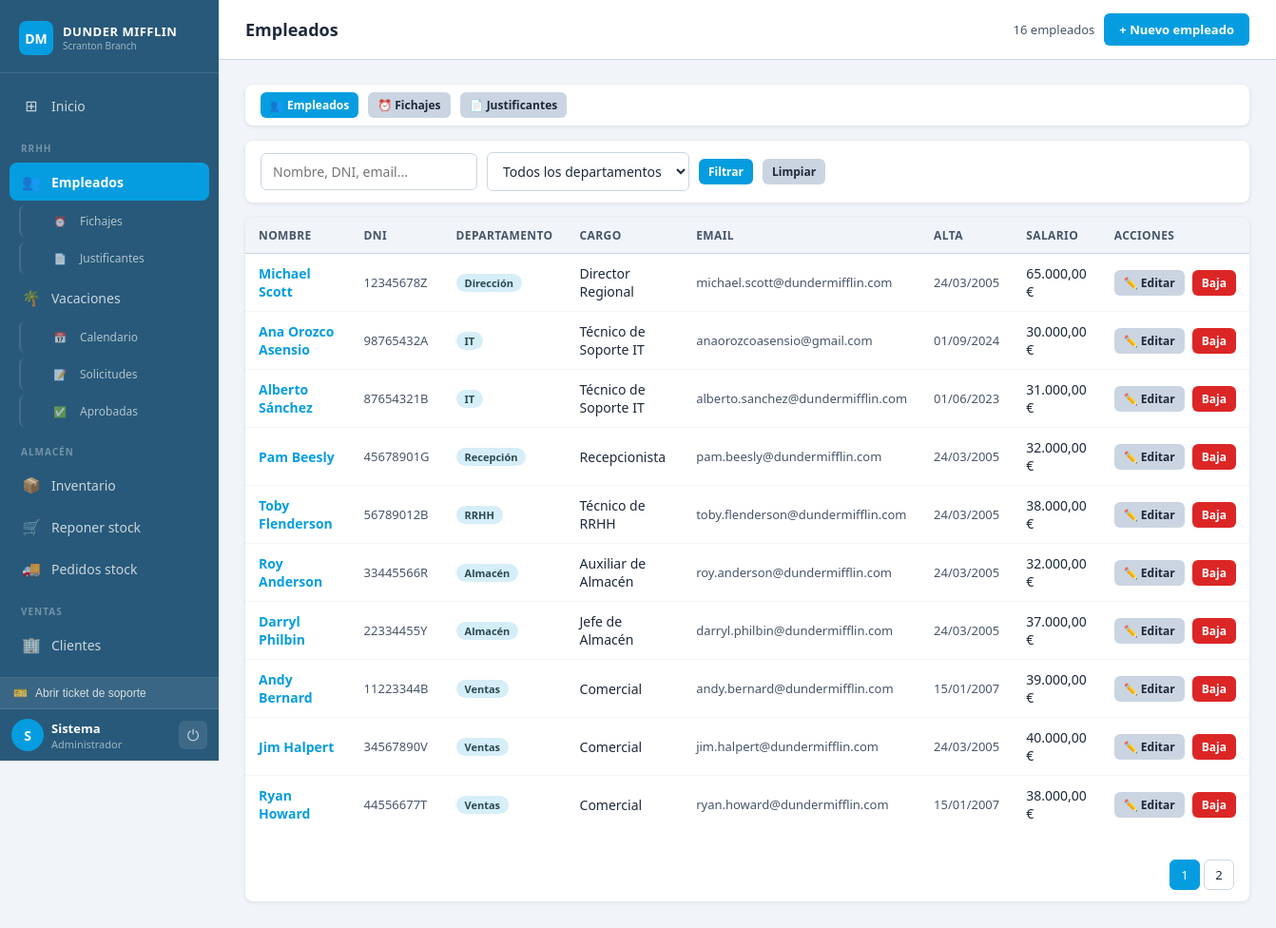
The page /pages/empleados.php (signed in) on the database its author committed.
### tables this page shows
CREATE TABLE `empleados` (
  `id` INT UNSIGNED AUTO_INCREMENT PRIMARY KEY,
  `id_usuario` INT UNSIGNED NOT NULL,
  `nombre` VARCHAR(80) NOT NULL,
  `apellidos` VARCHAR(100) NOT NULL,
  `dni` CHAR(9) NOT NULL UNIQUE,
  `email` VARCHAR(120) NOT NULL,
  `telefono` VARCHAR(20) DEFAULT NULL,
  `departamento` VARCHAR(60) NOT NULL,
  `cargo` VARCHAR(80) DEFAULT NULL,
  `fecha_alta` DATE NOT NULL,
  `salario` DECIMAL(10,2) DEFAULT 0.00,
  `activo` TINYINT(1) NOT NULL DEFAULT 1,
  `created_at` DATETIME NOT NULL DEFAULT CURRENT_TIMESTAMP,
  CONSTRAINT `fk_emp_usr` FOREIGN KEY (`id_usuario`) REFERENCES `usuarios`(`id`)
);

### includes/auth.php (called while the page is built, shortened)
<?php
function esAdmin(): bool   { return in_array($_SESSION['rol'] ?? '', ['admin','director','soporte']); }
function esRRHH(): bool    { return in_array($_SESSION['rol'] ?? '', ['admin','director','rrhh','soporte']); }
function esAlmacen(): bool { return in_array($_SESSION['rol'] ?? '', ['admin','director','almacen','soporte']); }
function esSoporte(): bool { return in_array($_SESSION['rol'] ?? '', ['admin','director','soporte']); }
function esVentas(): bool  { return in_array($_SESSION['rol'] ?? '', ['admin','director','empleado','soporte']); }
function nombreRol(string $rol): string {
    return match($rol) {
        'admin'    => 'Administrador',
        'director' => 'Director',
        'rrhh'     => 'Resp. RRHH',
        'almacen'  => 'Resp. Almacén',
        'soporte'  => 'Soporte IT',
        default    => 'Ventas'
    };
}

### pages/empleados.php (the view, shortened to what this page needs)
<?php
require_once '../includes/auth.php';
require_once '../includes/db.php';
$buscar = trim($_GET['buscar'] ?? '');
$depto  = $_GET['depto'] ?? '';
$pag    = max(1, (int)($_GET['pag'] ?? 1));
$porPag = 10;
$offset = ($pag - 1) * $porPag;
$where  = "WHERE e.activo = 1";
$params = []; $tipos = '';
$total_q = $conn->prepare("SELECT COUNT(*) FROM empleados e $where");
$total_q->execute();
$total_filas = $total_q->get_result()->fetch_row()[0];
$total_pags  = max(1, (int)ceil($total_filas / $porPag));
$q = $conn->prepare("SELECT e.*, u.usuario, u.rol AS rol_usuario, u.activo AS usuario_activo FROM empleados e LEFT JOIN usuarios u ON u.id = e.id_usuario $where ORDER BY FIELD(u.rol,'admin','director','soporte','rrhh','almacen','empleado'), e.apellidos, e.nombre LIMIT ? OFFSET ?");
$params[] = $porPag; $params[] = $offset; $tipos .= 'ii';
$q->bind_param($tipos, ...$params);
$q->execute();
$filas = $q->get_result()->fetch_all(MYSQLI_ASSOC);
$tab = $_GET['tab'] ?? 'empleados';
$paginaActiva_map = ['empleados'=>'empleados','fichajes'=>'tab_fichajes','justificantes'=>'tab_just'];
$paginaActiva = $paginaActiva_map[$tab] ?? 'empleados';
?>
<!DOCTYPE html><html lang="es"><head>
<link rel="stylesheet" href="../css/style.css">
</head><body>
<div class="layout">
    <?php require_once '../includes/sidebar.php'; ?>
    <div class="contenido">
        <div class="topbar">
            <h1>Empleados</h1>
            <div class="topbar-right">
                <span class="text-gris"><?= $total_filas ?> empleados</span>
                <button class="btn btn-primario" onclick="abrirModal('modal-empleado')">+ Nuevo empleado</button>
            </div>
        </div>
        <main class="main">
            <div class="panel" style="margin-bottom:16px;">
                <div class="panel-body" style="padding:8px 16px;">
                    <div class="barra-filtros">
                        <a href="empleados.php?tab=empleados"     class="btn <?= $tab==='empleados'     ?'btn-primario':'btn-gris' ?> btn-sm">👥 Empleados</a>
                        <a href="empleados.php?tab=fichajes"      class="btn <?= $tab==='fichajes'      ?'btn-primario':'btn-gris' ?> btn-sm">⏰ Fichajes</a>
                        <a href="empleados.php?tab=justificantes" class="btn <?= $tab==='justificantes' ?'btn-primario':'btn-gris' ?> btn-sm">📄 Justificantes</a>
                    </div>
                </div>
            </div>
            <?php if ($tab === 'empleados'): ?>
            <div class="panel" style="margin-bottom:16px;">
                <div class="panel-body" style="padding:12px 16px;">
                    <form method="GET" class="barra-filtros">
                        <input type="text" name="buscar" placeholder="Nombre, DNI, email..."
                               value="<?= htmlspecialchars($buscar) ?>">
                        <select name="depto">
                            <option value="">Todos los departamentos</option>
                        </select>
                        <button type="submit" class="btn btn-primario btn-sm">Filtrar</button>
                        <a href="empleados.php" class="btn btn-gris btn-sm">Limpiar</a>
                    </form>
                </div>
            </div>
            <div class="panel">
                <table>
                    <thead>
                        <tr><th>Nombre</th><th>DNI</th><th>Departamento</th><th>Cargo</th><th>Email</th><th>Alta</th><th>Salario</th><th>Acciones</th></tr>
                    </thead>
                    <tbody>
                    <?php if (!empty($filas)): foreach ($filas as $e): ?>
                    <tr>
                        <td>
                            <a href="#" onclick="abrirModal('det<?= $e['id'] ?>'); return false;"
                               class="fw-600" style="color:var(--azul-medio);">
                                <?= htmlspecialchars($e['nombre'].' '.$e['apellidos']) ?>
                            </a>
                        </td>
                        <td class="text-gris"><?= htmlspecialchars($e['dni']) ?></td>
                        <td><span class="badge badge-azul"><?= htmlspecialchars($e['departamento']) ?></span></td>
                        <td><?= htmlspecialchars($e['cargo']) ?></td>
                        <td class="text-gris"><?= htmlspecialchars($e['email']) ?></td>
                        <td class="text-gris"><?= date('d/m/Y', strtotime($e['fecha_alta'])) ?></td>
                        <td><?= number_format($e['salario'],2,',','.') ?> €</td>
                        <td>
                            <div class="d-flex gap-8">
                                <a href="?accion=editar&id=<?= $e['id'] ?>" class="btn btn-gris btn-sm">✏️ Editar</a>
                                <a href="#"
                                   class="btn btn-rojo btn-sm"
                                   onclick="confirmarLink('¿Dar de baja? También se desactivará su usuario.', '?accion=eliminar&id=<?= $e['id'] ?>')">Baja</a>
                            </div>
                        </td>
                    </tr>
                    <?php endforeach; else: ?>
                    <tr><td colspan="8" class="text-gris text-center" style="padding:24px;">Sin resultados.</td></tr>
                    <?php endif; ?>
                    </tbody>
                </table>
                <?php if ($total_pags > 1): ?>
                <div class="paginacion" style="padding:12px 16px;">
                    <?php for ($p = 1; $p <= $total_pags; $p++):
                        $qs = http_build_query(['buscar'=>$buscar,'depto'=>$depto,'pag'=>$p,'tab'=>'empleados']); ?>
                        <?php if ($p===$pag): ?><span class="actual"><?= $p ?></span>
                        <?php else: ?><a href="?<?= $qs ?>"><?= $p ?></a><?php endif; ?>
                    <?php endfor; ?>
                </div>
                <?php endif; ?>
            </div>
            <?php endif;  ?>
        </main>
    </div>
</div>
</body></html>

### includes/sidebar.php (shortened to what this page needs)
<?php
$rol    = $_SESSION['rol']    ?? 'empleado';
$nombre = $_SESSION['nombre'] ?? 'Usuario';
$paginaActiva = $paginaActiva ?? '';
?>
<aside class="sidebar">
    <div class="sidebar-logo">
        <span class="logo-icon">DM</span>
        <div style="display:flex;flex-direction:column;line-height:1.2;">
            <span class="logo-text" style="font-size:13px;letter-spacing:.5px;">DUNDER MIFFLIN</span>
            <span style="font-size:10px;color:rgba(255,255,255,.55);">Scranton Branch</span>
        </div>
    </div>
    <nav class="sidebar-nav">
        <?php foreach ($menu as $item):
            if (isset($item['sep'])): ?>
                <div class="nav-sep"><?= $item['sep'] ?></div>
            <?php elseif (!empty($item['sub'])): ?>
            <a href="<?= $item['href'] ?>" class="nav-link nav-sub <?= $paginaActiva === $item['id'] ? 'activa' : '' ?>">
                <span class="nav-icon" style="font-size:11px;"><?= $item['icon'] ?></span>
                <span class="nav-label"><?= $item['label'] ?></span>
            </a>
            <?php else: ?>
            <a href="<?= $item['href'] ?>" class="nav-link <?= $paginaActiva === $item['id'] ? 'activa' : '' ?>">
                <span class="nav-icon"><?= $item['icon'] ?></span>
                <span class="nav-label"><?= $item['label'] ?></span>
            </a>
            <?php endif;
        endforeach; ?>
    </nav>
    <div class="sidebar-footer">
        <button onclick="abrirModal('modal-ticket')"
           style="width:100%;background:rgba(255,255,255,.08);border:none;cursor:pointer;display:flex;align-items:center;gap:8px;padding:9px 14px;color:rgba(255,255,255,.8);font-size:12px;border-bottom:1px solid rgba(255,255,255,.08);">
            🎫 <span>Abrir ticket de soporte</span>
        </button>
        <div class="sidebar-footer-user">
            <div class="sidebar-user">
                <div class="user-avatar"><?= strtoupper(substr($nombre, 0, 1)) ?></div>
                <div class="user-info">
                    <span class="user-name"><?= htmlspecialchars($nombre) ?></span>
                    <span class="user-rol"><?= nombreRol($rol) ?></span>
                </div>
            </div>
            <a href="../logout.php" class="btn-logout" title="Cerrar sesión">⏻</a>
        </div>
    </div>
</aside>

### rows shown on the page
empleados: departamento "RRHH", nombre+apellidos "Toby Flenderson", dni "56789012B", cargo "Técnico de RRHH", email "toby.flenderson@dundermifflin.com", fecha_alta "24/03/2005", salario "38.000,00"
empleados: nombre+apellidos "Michael Scott", dni "12345678Z", departamento "Dirección", cargo "Director Regional", email "michael.scott@dundermifflin.com", fecha_alta "24/03/2005", salario "65.000,00"
empleados: nombre+apellidos "Ana Orozco Asensio", dni "98765432A", departamento "IT", cargo "Técnico de Soporte IT", email "anaorozcoasensio@gmail.com", fecha_alta "01/09/2024", salario "30.000,00"
empleados: nombre+apellidos "Alberto Sánchez", dni "87654321B", departamento "IT", cargo "Técnico de Soporte IT", email "alberto.sanchez@dundermifflin.com", fecha_alta "01/06/2023", salario "31.000,00"
empleados: nombre+apellidos "Pam Beesly", dni "45678901G", departamento "Recepción", cargo "Recepcionista", email "pam.beesly@dundermifflin.com", fecha_alta "24/03/2005", salario "32.000,00"
empleados: nombre+apellidos "Roy Anderson", dni "33445566R", departamento "Almacén", cargo "Auxiliar de Almacén", email "roy.anderson@dundermifflin.com", fecha_alta "24/03/2005", salario "32.000,00"
empleados: nombre+apellidos "Darryl Philbin", dni "22334455Y", departamento "Almacén", cargo "Jefe de Almacén", email "darryl.philbin@dundermifflin.com", fecha_alta "24/03/2005", salario "37.000,00"
empleados: nombre+apellidos "Andy Bernard", dni "11223344B", departamento "Ventas", cargo "Comercial", email "andy.bernard@dundermifflin.com", fecha_alta "15/01/2007", salario "39.000,00"
empleados: nombre+apellidos "Jim Halpert", dni "34567890V", departamento "Ventas", cargo "Comercial", email "jim.halpert@dundermifflin.com", fecha_alta "24/03/2005", salario "40.000,00"
empleados: nombre+apellidos "Ryan Howard", dni "44556677T", departamento "Ventas", cargo "Comercial", email "ryan.howard@dundermifflin.com", fecha_alta "15/01/2007", salario "38.000,00"

### other values the page prints
$item['icon'] "⊞"
$item['label'] "Inicio"
$item['icon'] "👥"
$item['label'] "Empleados"
$item['icon'] "⏰"
$item['label'] "Fichajes"
$item['icon'] "📄"
$item['label'] "Justificantes"
$item['icon'] "🌴"
$item['label'] "Vacaciones"
$item['icon'] "📅"
$item['label'] "Calendario"
$item['icon'] "📝"
$item['label'] "Solicitudes"
$item['icon'] "✅"
